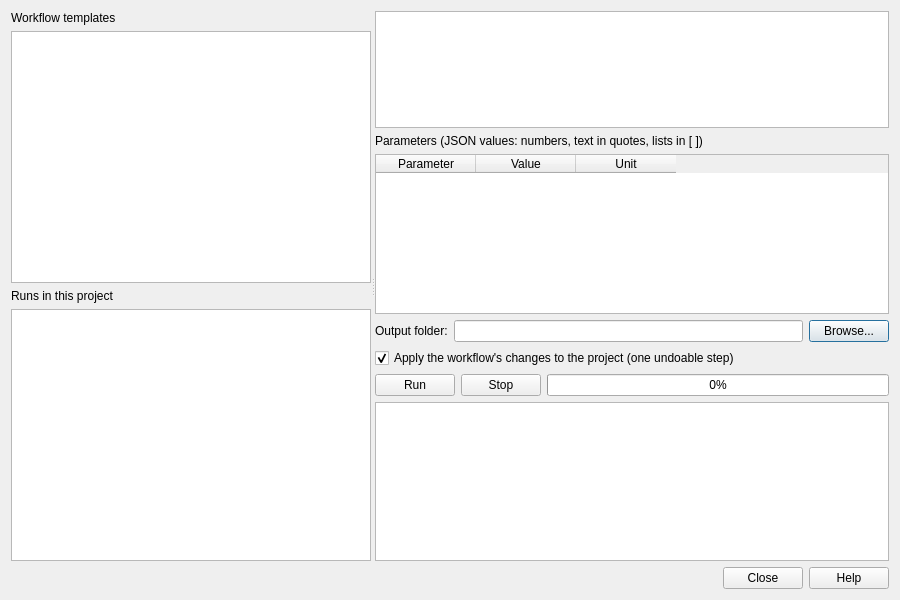
<?xml version="1.0" encoding="UTF-8"?>
<ui version="4.0">
 <class>WorkflowsDialog</class>
 <widget class="QDialog" name="WorkflowsDialog">
  <property name="geometry"><rect><x>0</x><y>0</y><width>900</width><height>600</height></rect></property>
  <property name="windowTitle"><string>Workflows</string></property>
  <layout class="QVBoxLayout" name="mainLayout">
   <item>
    <widget class="QSplitter" name="splitter">
     <property name="orientation"><enum>Qt::Horizontal</enum></property>
     <widget class="QWidget" name="listPane">
      <layout class="QVBoxLayout" name="listLayout">
       <item><widget class="QLabel" name="listLabel"><property name="text"><string>Workflow templates</string></property></widget></item>
       <item><widget class="QListWidget" name="workflowList"/></item>
       <item><widget class="QLabel" name="historyLabel"><property name="text"><string>Runs in this project</string></property></widget></item>
       <item><widget class="QListWidget" name="historyList"/></item>
      </layout>
     </widget>
     <widget class="QWidget" name="detailPane">
      <layout class="QVBoxLayout" name="detailLayout">
       <item><widget class="QTextBrowser" name="descriptionView"><property name="maximumSize"><size><width>16777215</width><height>150</height></size></property></widget></item>
       <item><widget class="QLabel" name="parametersLabel"><property name="text"><string>Parameters (JSON values: numbers, text in quotes, lists in [ ])</string></property></widget></item>
       <item>
        <widget class="QTableWidget" name="parametersTable">
         <property name="columnCount"><number>3</number></property>
         <column><property name="text"><string>Parameter</string></property></column>
         <column><property name="text"><string>Value</string></property></column>
         <column><property name="text"><string>Unit</string></property></column>
        </widget>
       </item>
       <item>
        <layout class="QHBoxLayout" name="outputLayout">
         <item><widget class="QLabel" name="outputLabel"><property name="text"><string>Output folder:</string></property></widget></item>
         <item><widget class="QLineEdit" name="outputEdit"/></item>
         <item><widget class="QPushButton" name="browseButton"><property name="text"><string>Browse...</string></property></widget></item>
        </layout>
       </item>
       <item><widget class="QCheckBox" name="applyCheck"><property name="text"><string>Apply the workflow's changes to the project (one undoable step)</string></property><property name="checked"><bool>true</bool></property></widget></item>
       <item>
        <layout class="QHBoxLayout" name="runLayout">
         <item><widget class="QPushButton" name="runButton"><property name="text"><string>Run</string></property></widget></item>
         <item><widget class="QPushButton" name="stopButton"><property name="text"><string>Stop</string></property></widget></item>
         <item><widget class="QProgressBar" name="progressBar"><property name="value"><number>0</number></property></widget></item>
        </layout>
       </item>
       <item><widget class="QPlainTextEdit" name="resultView"><property name="readOnly"><bool>true</bool></property></widget></item>
      </layout>
     </widget>
    </widget>
   </item>
   <item>
    <widget class="QDialogButtonBox" name="buttonBox">
     <property name="standardButtons"><set>QDialogButtonBox::Close|QDialogButtonBox::Help</set></property>
    </widget>
   </item>
  </layout>
 </widget>
 <resources/>
 <connections>
  <connection><sender>buttonBox</sender><signal>rejected()</signal><receiver>WorkflowsDialog</receiver><slot>reject()</slot></connection>
 </connections>
</ui>
